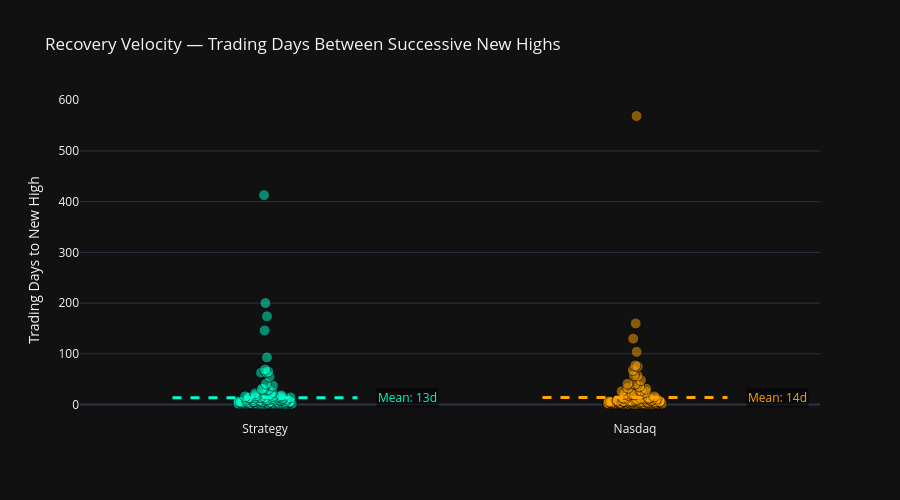

The notebook cell saved with this chart:
### Markdown cell above
### 5.2 Recovery Velocity

How quickly does the strategy recover from drawdowns compared to the benchmark? Each dot represents one distinct underwater period (from new high to new high).

### Code cell
# ── 5c. Recovery velocity jitter plot ────────────────────────────────────
def get_event_durations(rets):
    cum   = (rets + 1).cumprod()
    dd    = (cum - cum.cummax()) / cum.cummax()
    under = dd < 0
    grp   = (under != under.shift()).cumsum()
    return under[under].groupby(grp[under]).count().tolist()

def build_dd(rets):
    cum = (rets + 1).cumprod()
    return (cum - cum.cummax()) / cum.cummax()

strat_ev = get_event_durations(s_rets)
ndq_ev   = get_event_durations(n_rets)

df_jitter = pd.DataFrame(
    [{'Label': 'Strategy', 'Recovery Days': d} for d in strat_ev] +
    [{'Label': 'Nasdaq',   'Recovery Days': d} for d in ndq_ev])

fig_j = px.strip(df_jitter, x='Label', y='Recovery Days', color='Label',
    title="Recovery Velocity — Trading Days Between Successive New Highs",
    color_discrete_map={'Strategy': '#00FFCC', 'Nasdaq': 'orange'})

for i, name in enumerate(['Strategy', 'Nasdaq']):
    sub = df_jitter[df_jitter['Label'] == name]['Recovery Days']
    if not sub.empty:
        mv    = float(sub.mean())
        color = '#00FFCC' if name == 'Strategy' else 'orange'
        fig_j.add_shape(type="line", x0=i-.25, x1=i+.25, y0=mv, y1=mv,
            line=dict(color=color, width=3, dash="dash"))
        fig_j.add_annotation(x=i+.3, y=mv, text=f"Mean: {mv:.0f}d",
            showarrow=False, font=dict(color=color, size=12),
            bgcolor="rgba(0,0,0,0.5)", xanchor="left")

fig_j.update_traces(marker=dict(size=11, opacity=0.5,
    line=dict(width=1, color='black')))
fig_j.update_layout(template="plotly_dark", height=500,
    xaxis_title="", yaxis_title="Trading Days to New High", showlegend=False)
fig_j.show()

### Figure 1 — Plotly figure (JSON) as saved in the notebook; plotly's stock layout.template omitted (floating-point values rounded to 4 significant figures; data arrays with more than 128 entries replaced by an {"elided": "..."} marker saying what was removed)
{"data": [{"alignmentgroup": "True", "boxpoints": "all", "fillcolor": "rgba(255,255,255,0)", "hoveron": "points", "hovertemplate": "Label=%{x}<br>Recovery Days=%{y}<extra></extra>", "legendgroup": "Strategy", "line": {"color": "rgba(255,255,255,0)"}, "marker": {"color": "#00FFCC", "line": {"color": "black", "width": 1}, "opacity": 0.5, "size": 11}, "name": "Strategy", "offsetgroup": "Strategy", "orientation": "v", "pointpos": 0, "showlegend": true, "type": "box", "x": {"elided": "165 str values"}, "x0": " ", "xaxis": "x", "y": {"elided": "165 int values"}, "y0": " ", "yaxis": "y"}, {"alignmentgroup": "True", "boxpoints": "all", "fillcolor": "rgba(255,255,255,0)", "hoveron": "points", "hovertemplate": "Label=%{x}<br>Recovery Days=%{y}<extra></extra>", "legendgroup": "Nasdaq", "line": {"color": "rgba(255,255,255,0)"}, "marker": {"color": "orange", "line": {"color": "black", "width": 1}, "opacity": 0.5, "size": 11}, "name": "Nasdaq", "offsetgroup": "Nasdaq", "orientation": "v", "pointpos": 0, "showlegend": true, "type": "box", "x": {"elided": "159 str values"}, "x0": " ", "xaxis": "x", "y": {"elided": "159 int values"}, "y0": " ", "yaxis": "y"}], "layout": {"annotations": [{"bgcolor": "rgba(0,0,0,0.5)", "font": {"color": "#00FFCC", "size": 12}, "showarrow": false, "text": "Mean: 13d", "x": 0.3, "xanchor": "left", "y": 13.42}, {"bgcolor": "rgba(0,0,0,0.5)", "font": {"color": "orange", "size": 12}, "showarrow": false, "text": "Mean: 14d", "x": 1.3, "xanchor": "left", "y": 13.84}], "boxmode": "overlay", "height": 500, "legend": {"title": {"text": "Label"}, "tracegroupgap": 0}, "shapes": [{"line": {"color": "#00FFCC", "dash": "dash", "width": 3}, "type": "line", "x0": -0.25, "x1": 0.25, "y0": 13.42, "y1": 13.42}, {"line": {"color": "orange", "dash": "dash", "width": 3}, "type": "line", "x0": 0.75, "x1": 1.25, "y0": 13.84, "y1": 13.84}], "showlegend": false, "title": {"text": "Recovery Velocity — Trading Days Between Successive New Highs"}, "xaxis": {"anchor": "y", "categoryarray": ["Strategy", "Nasdaq"], "categoryorder": "array", "domain": [0, 1], "title": {"text": ""}}, "yaxis": {"anchor": "x", "domain": [0, 1], "title": {"text": "Trading Days to New High"}}}}
